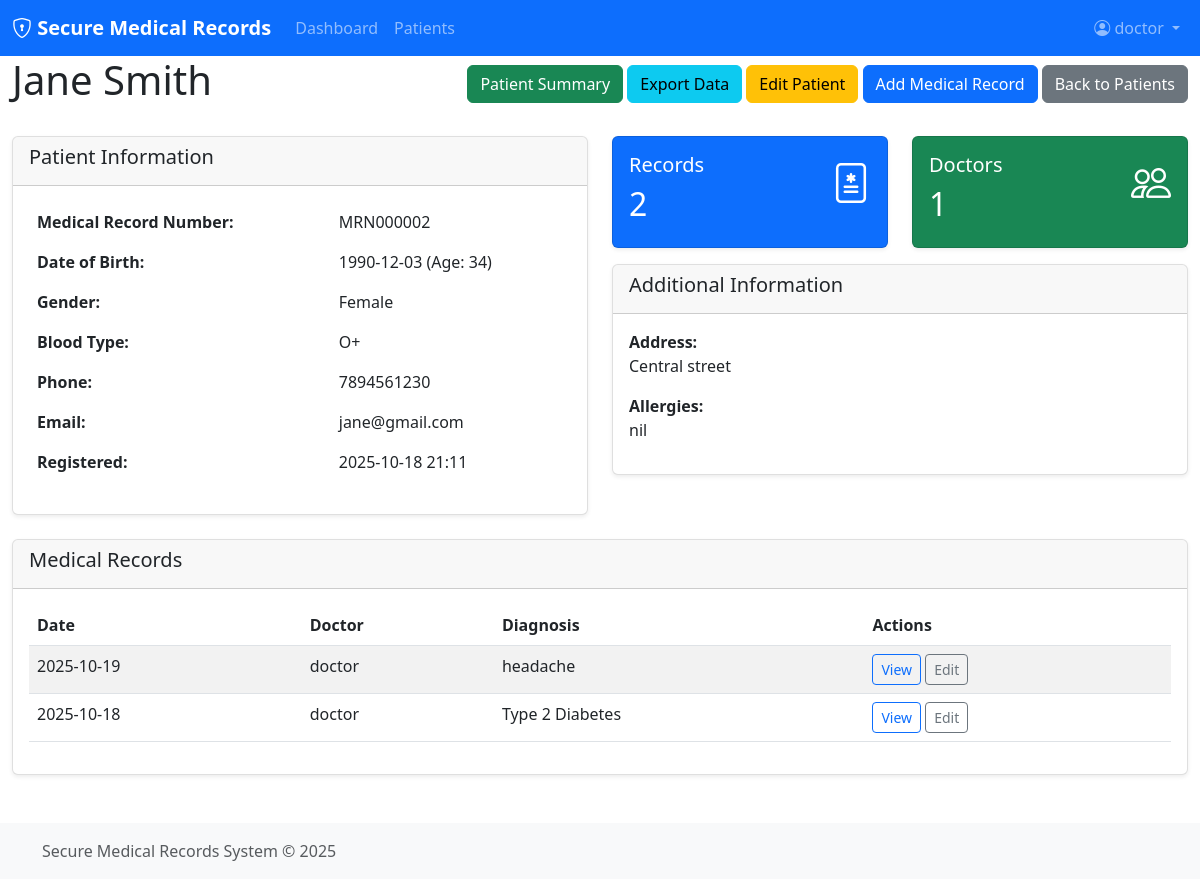
/patients/2 (signed in), run on the app's committed database.
### app/models/models.py (models this page shows, shortened)
class Patient(db.Model):
    id = db.Column(db.Integer, primary_key=True)
    name = db.Column(db.String(100), nullable=False, index=True)
    dob = db.Column(db.Date, nullable=False)
    gender = db.Column(db.String(10), nullable=False)
    medical_record_number = db.Column(db.String(50), unique=True, nullable=False, index=True)
    created_at = db.Column(db.DateTime, default=datetime.utcnow, index=True)
    phone = db.Column(db.String(20), nullable=True)
    email = db.Column(db.String(120), nullable=True, index=True)
    address = db.Column(db.Text, nullable=True)
    emergency_contact_name = db.Column(db.String(100), nullable=True)
    emergency_contact_phone = db.Column(db.String(20), nullable=True)
    blood_type = db.Column(db.String(10), nullable=True)
    allergies = db.Column(db.Text, nullable=True)
    @property
    def age(self):
        today = date.today()
        return today.year - self.dob.year - ((today.month, today.day) < (self.dob.month, self.dob.day))

class MedicalRecord(db.Model):
    id = db.Column(db.Integer, primary_key=True)
    patient_id = db.Column(db.Integer, db.ForeignKey('patient.id'), nullable=False, index=True)
    doctor_id = db.Column(db.Integer, db.ForeignKey('user.id'), nullable=False, index=True)
    diagnosis = db.Column(db.Text, nullable=False)
    treatment = db.Column(db.Text, nullable=False)
    prescription = db.Column(db.Text)
    created_at = db.Column(db.DateTime, default=datetime.utcnow, index=True)
    updated_at = db.Column(db.DateTime, default=datetime.utcnow, onupdate=datetime.utcnow, index=True)
    encrypted_data = db.Column(db.Text)  # For storing encrypted sensitive fields
    record_hash = db.Column(db.String(64), nullable=True)
    patient = db.relationship('Patient', backref=db.backref('medical_records', lazy=True))
    doctor = db.relationship('User', backref=db.backref('medical_records', lazy=True))
    @property
    def diagnosis_summary(self):
        return self.diagnosis[:50] + "..." if len(self.diagnosis) > 50 else self.diagnosis

class User(db.Model):
    id = db.Column(db.Integer, primary_key=True)
    username = db.Column(db.String(80), unique=True, nullable=False, index=True)
    email = db.Column(db.String(120), unique=True, nullable=False, index=True)
    password_hash = db.Column(db.String(128), nullable=False)
    role = db.Column(db.String(20), nullable=False, index=True)  # doctor, nurse, admin, board_member
    created_at = db.Column(db.DateTime, default=datetime.utcnow, index=True)

### app/routes/main.py (the view)
@main_bp.route('/patients/<int:patient_id>')
@require_role('nurse')
def view_patient(patient_id):
    try:
        patient = Patient.query.get_or_404(patient_id)
        page = request.args.get('page', 1, type=int)
        records = MedicalRecord.query.filter_by(patient_id=patient_id).order_by(
            desc(MedicalRecord.created_at)).paginate(
            page=page, per_page=5, error_out=False)
        total_records = MedicalRecord.query.filter_by(patient_id=patient_id).count()
        doctors_count = db.session.query(MedicalRecord.doctor_id).filter_by(
            patient_id=patient_id).distinct().count()
        log_audit_action(session['user_id'], 'view', 'patient', patient_id, db.session)
        return render_template('view_patient.html', patient=patient, records=records,
                             total_records=total_records, doctors_count=doctors_count)
    except Exception as e:
        logger.error(f"Error viewing patient: {str(e)}")
        flash('An error occurred while viewing the patient', 'error')
        return redirect(url_for('main.patients'))

### app/__init__.py (called while the page is built)
def format_datetime_utc(value, format='%Y-%m-%d %H:%M'):
    if value is None:
        return ""
    if isinstance(value, datetime):
        if value.tzinfo is None:
            utc_value = value.replace(tzinfo=timezone.utc)
        else:
            utc_value = value
        ist_offset = timedelta(hours=5, minutes=30)
        local_value = utc_value + ist_offset
        return local_value.strftime(format)
    return value

### app/blockchain/blockchain.py (called while the page is built)
def add_audit_record(action, user_id, table_name, record_id, details=""):
    audit_data = {
        "action": action,
        "user_id": user_id,
        "table_name": table_name,
        "record_id": record_id,
        "details": details,
        "timestamp": datetime.utcnow().isoformat()
    }
    block = medical_audit_blockchain.add_block(audit_data)
    return block

    def calculate_hash(self):
        block_string = json.dumps({
            "index": self.index,
            "previous_hash": self.previous_hash,
            "timestamp": self.timestamp,
            "data": self.data,
            "nonce": self.nonce
        }, sort_keys=True).encode()
        return hashlib.sha256(block_string).hexdigest()

    def get_latest_block(self):
        return self.chain[-1]

    def add_block(self, data):
        latest_block = self.get_latest_block()
        new_block = Block(
            index=latest_block.index + 1,
            previous_hash=latest_block.hash,
            timestamp=time.time(),
            data=data
        )
        self.chain.append(new_block)
        return new_block

### app/utils/security.py (called while the page is built)
def log_audit_action(user_id, action, table_name, record_id, db_session):
    from app.models.models import AuditLog, User
    user = User.query.get(user_id)
    username = user.username if user else "Unknown"
    audit_log = AuditLog(
        user_id=user_id,
        action=action,
        table_name=table_name,
        record_id=record_id,
        ip_address=request.remote_addr
    )
    db_session.add(audit_log)
    db_session.commit()
    import logging
    logger = logging.getLogger(__name__)
    logger.info(f"AUDIT: User {username}({user_id}) performed '{action}' on {table_name}:{record_id} from IP {request.remote_addr}")
    try:
        from app.blockchain.blockchain import add_audit_record
        add_audit_record(action, user_id, table_name, record_id, f"User: {username}")
    except Exception as e:
        logger.error(f"Failed to add audit record to blockchain: {e}")

### app/templates/view_patient.html (shortened to what this page needs)
{% extends "base.html" %}
{% block content %}
<div class="d-flex justify-content-between align-items-center mb-4">
    <h1>{{ patient.name }}</h1>
    <div>
        {% if session.user_role == 'doctor' %}
        <a href="{{ url_for('main.patient_summary', patient_id=patient.id) }}" class="btn btn-success">Patient Summary</a>
        <a href="{{ url_for('main.export_patient_data', patient_id=patient.id) }}" class="btn btn-info">Export Data</a>
        <a href="{{ url_for('main.edit_patient', patient_id=patient.id) }}" class="btn btn-warning">Edit Patient</a>
        <a href="{{ url_for('main.add_record', patient_id=patient.id) }}" class="btn btn-primary">Add Medical Record</a>
        {% endif %}
        <a href="{{ url_for('main.patients') }}" class="btn btn-secondary">Back to Patients</a>
    </div>
</div>
<div class="row">
    <div class="col-md-6">
        <div class="card">
            <div class="card-header">
                <h5>Patient Information</h5>
            </div>
            <div class="card-body">
                <table class="table table-borderless">
                    <tr>
                        <th>Medical Record Number:</th>
                        <td>{{ patient.medical_record_number }}</td>
                    </tr>
                    <tr>
                        <th>Date of Birth:</th>
                        <td>{{ patient.dob }} (Age: {{ patient.age }})</td>
                    </tr>
                    <tr>
                        <th>Gender:</th>
                        <td>{{ patient.gender }}</td>
                    </tr>
                    {% if patient.blood_type %}
                    <tr>
                        <th>Blood Type:</th>
                        <td>{{ patient.blood_type }}</td>
                    </tr>
                    {% endif %}
                    {% if patient.phone %}
                    <tr>
                        <th>Phone:</th>
                        <td>{{ patient.phone }}</td>
                    </tr>
                    {% endif %}
                    {% if patient.email %}
                    <tr>
                        <th>Email:</th>
                        <td>{{ patient.email }}</td>
                    </tr>
                    {% endif %}
                    <tr>
                        <th>Registered:</th>
                        <td>{{ patient.created_at | datetime_utc('%Y-%m-%d %H:%M') }}</td>
                    </tr>
                </table>
            </div>
        </div>
    </div>
    <div class="col-md-6">
        <div class="row">
            <div class="col-md-6">
                <div class="card text-white bg-primary">
                    <div class="card-body">
                        <div class="d-flex justify-content-between">
                            <div>
                                <h5 class="card-title">Records</h5>
                                <h2>{{ total_records|default(0) }}</h2>
                            </div>
                            <div class="fs-1">
                                <i class="bi bi-file-medical"></i>
                            </div>
                        </div>
                    </div>
                </div>
            </div>
            <div class="col-md-6">
                <div class="card text-white bg-success">
                    <div class="card-body">
                        <div class="d-flex justify-content-between">
                            <div>
                                <h5 class="card-title">Doctors</h5>
                                <h2>{{ doctors_count|default(0) }}</h2>
                            </div>
                            <div class="fs-1">
                                <i class="bi bi-people"></i>
                            </div>
                        </div>
                    </div>
                </div>
            </div>
        </div>
        {% if patient.address or patient.allergies or patient.emergency_contact_name or patient.emergency_contact_phone %}
        <div class="card mt-3">
            <div class="card-header">
                <h5>Additional Information</h5>
            </div>
            <div class="card-body">
                {% if patient.address %}
                <div class="mb-3">
                    <strong>Address:</strong>
                    <p>{{ patient.address }}</p>
                </div>
                {% endif %}
                {% if patient.allergies %}
                <div class="mb-3">
                    <strong>Allergies:</strong>
                    <p>{{ patient.allergies }}</p>
                </div>
                {% endif %}
            </div>
        </div>
        {% endif %}
    </div>
</div>
<div class="card mt-4">
    <div class="card-header">
        <h5>Medical Records</h5>
    </div>
    <div class="card-body">
        {% if records.items %}
        <div class="table-responsive">
            <table class="table table-striped">
                <thead>
                    <tr>
                        <th>Date</th>
                        {% if session.user_role == 'doctor' %}
                        <th>Doctor</th>
                        {% endif %}
                        <th>Diagnosis</th>
                        <th>Actions</th>
                    </tr>
                </thead>
                <tbody>
                    {% for record in records.items %}
                    <tr>
                        <td>{{ record.created_at | datetime_utc('%Y-%m-%d') }}</td>
                        {% if session.user_role == 'doctor' %}
                        <td>{{ record.doctor.username }}</td>
                        {% endif %}
                        <td>
                            {% if record.diagnosis == '[ENCRYPTED]' and session.user_role in ['doctor', 'admin', 'board_member'] %}
                                <em>Decrypted data available</em>
                            {% elif record.diagnosis == '[ENCRYPTED]' %}
                                <em>Encrypted data</em>
                            {% else %}
                                {{ record.diagnosis_summary }}
                            {% endif %}
                        </td>
                        <td>
                            <a href="{{ url_for('main.view_record', record_id=record.id) }}" class="btn btn-sm btn-outline-primary">View</a>
                            {% if session.user_role == 'doctor' %}
                            <a href="{{ url_for('main.edit_record', record_id=record.id) }}" class="btn btn-sm btn-outline-secondary">Edit</a>
                            {% endif %}
                        </td>
                    </tr>
                    {% endfor %}
                </tbody>
            </table>
        </div>
        {% else %}
        <p>No medical records found for this patient.</p>
        {% endif %}
    </div>
</div>
{% endblock %}

### app/templates/base.html (shortened to what this page needs)
<!DOCTYPE html>
<html lang="en">
<head>
    <link href="https://cdn.jsdelivr.net/npm/bootstrap@5.3.0/dist/css/bootstrap.min.css" rel="stylesheet">
    <link href="https://cdn.jsdelivr.net/npm/bootstrap-icons@1.10.0/font/bootstrap-icons.css" rel="stylesheet">
</head>
<body>
    <nav class="navbar navbar-expand-lg navbar-dark bg-primary">
        <div class="container-fluid">
            <a class="navbar-brand" href="{{ url_for('main.dashboard') }}">
                <i class="bi bi-shield-lock"></i> Secure Medical Records
            </a>
            <div class="collapse navbar-collapse" id="navbarNav">
                <ul class="navbar-nav me-auto">
                    {% if session.user_id %}
                    <li class="nav-item">
                        <a class="nav-link" href="{{ url_for('main.dashboard') }}">Dashboard</a>
                    </li>
                    {% if session.user_role in ['doctor', 'nurse', 'admin'] %}
                    <li class="nav-item">
                        <a class="nav-link" href="{{ url_for('main.patients') }}">Patients</a>
                    </li>
                    {% endif %}
                    {% endif %}
                </ul>
                {% if session.user_id %}
                <ul class="navbar-nav">
                    <li class="nav-item dropdown">
                        <a class="nav-link dropdown-toggle" href="#" id="userDropdown" role="button" data-bs-toggle="dropdown">
                            <i class="bi bi-person-circle"></i> {{ session.username }}
                        </a>
                    </li>
                </ul>
                {% endif %}
            </div>
        </div>
    </nav>
    <div class="container-fluid">
        <div class="row">
            <main class="{% if session.user_role == 'admin' %}col-md-9 ms-sm-auto col-lg-10 px-md-4{% else %}col-12{% endif %}">
                {% block content %}{% endblock %}
            </main>
        </div>
    </div>
    <footer class="footer mt-5 py-3 bg-light">
        <div class="container">
            <span class="text-muted">Secure Medical Records System &copy; 2025</span>
        </div>
    </footer>
</body>
</html>

### app/templates/base.html (style rules this page uses)
.navbar-brand { font-weight: bold; }
.card { box-shadow: 0 0.125rem 0.25rem rgba(0, 0, 0, 0.075); border: 1px solid rgba(0, 0, 0, 0.125); }

### data on the page
Patient: name "Jane Smith", medical_record_number "MRN000002", dob "1990-12-03", age "34", gender "Female", blood_type "O+", phone "7894561230", email "jane@gmail.com", created_at "2025-10-18 21:11", address "Central street", allergies "nil"
MedicalRecord: created_at "2025-10-19", doctor.username "doctor", diagnosis_summary "headache"
MedicalRecord: created_at "2025-10-18", doctor.username "doctor", diagnosis_summary "Type 2 Diabetes"

### other printed values
{{ session.username }} "doctor"
{{ total_records|default(0) }} "2"
{{ doctors_count|default(0) }} "1"
